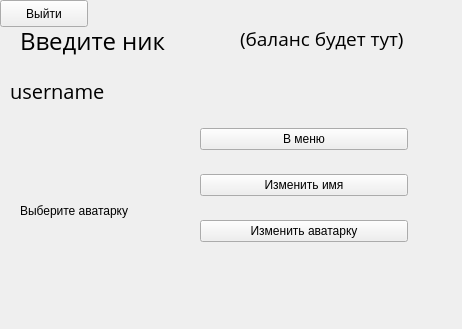
<?xml version="1.0" encoding="UTF-8"?>
<ui version="4.0">
 <class>MainWindow</class>
 <widget class="QMainWindow" name="MainWindow">
  <property name="geometry">
   <rect>
    <x>0</x>
    <y>0</y>
    <width>462</width>
    <height>329</height>
   </rect>
  </property>
  <property name="windowTitle">
   <string>MainWindow</string>
  </property>
  <widget class="QWidget" name="centralwidget">
   <widget class="QWidget" name="verticalLayoutWidget">
    <property name="geometry">
     <rect>
      <x>200</x>
      <y>110</y>
      <width>208</width>
      <height>151</height>
     </rect>
    </property>
    <layout class="QVBoxLayout" name="verticalLayout">
     <item>
      <widget class="QPushButton" name="pushButton_2">
       <property name="text">
        <string>В меню</string>
       </property>
      </widget>
     </item>
     <item>
      <widget class="QPushButton" name="pushButton_3">
       <property name="text">
        <string>Изменить имя</string>
       </property>
      </widget>
     </item>
     <item>
      <widget class="QPushButton" name="pushButton">
       <property name="text">
        <string>Изменить аватарку</string>
       </property>
      </widget>
     </item>
    </layout>
   </widget>
   <widget class="QLabel" name="label_2">
    <property name="geometry">
     <rect>
      <x>20</x>
      <y>120</y>
      <width>171</width>
      <height>181</height>
     </rect>
    </property>
    <property name="text">
     <string>Выберите аватарку</string>
    </property>
   </widget>
   <widget class="QLabel" name="label">
    <property name="geometry">
     <rect>
      <x>20</x>
      <y>10</y>
      <width>221</width>
      <height>61</height>
     </rect>
    </property>
    <property name="font">
     <font>
      <family>Open Sans</family>
      <pointsize>18</pointsize>
      <weight>50</weight>
      <bold>false</bold>
     </font>
    </property>
    <property name="text">
     <string>Введите ник</string>
    </property>
   </widget>
   <widget class="QLabel" name="label_3">
    <property name="geometry">
     <rect>
      <x>240</x>
      <y>8</y>
      <width>211</width>
      <height>61</height>
     </rect>
    </property>
    <property name="font">
     <font>
      <family>Open Sans</family>
      <pointsize>14</pointsize>
     </font>
    </property>
    <property name="text">
     <string>(баланс будет тут)</string>
    </property>
   </widget>
   <widget class="QLabel" name="label_4">
    <property name="geometry">
     <rect>
      <x>10</x>
      <y>60</y>
      <width>151</width>
      <height>61</height>
     </rect>
    </property>
    <property name="font">
     <font>
      <family>Open Sans</family>
      <pointsize>15</pointsize>
     </font>
    </property>
    <property name="text">
     <string>username</string>
    </property>
   </widget>
   <widget class="QPushButton" name="logout">
    <property name="geometry">
     <rect>
      <x>0</x>
      <y>0</y>
      <width>88</width>
      <height>27</height>
     </rect>
    </property>
    <property name="text">
     <string>Выйти</string>
    </property>
   </widget>
  </widget>
 </widget>
 <resources/>
 <connections/>
</ui>
